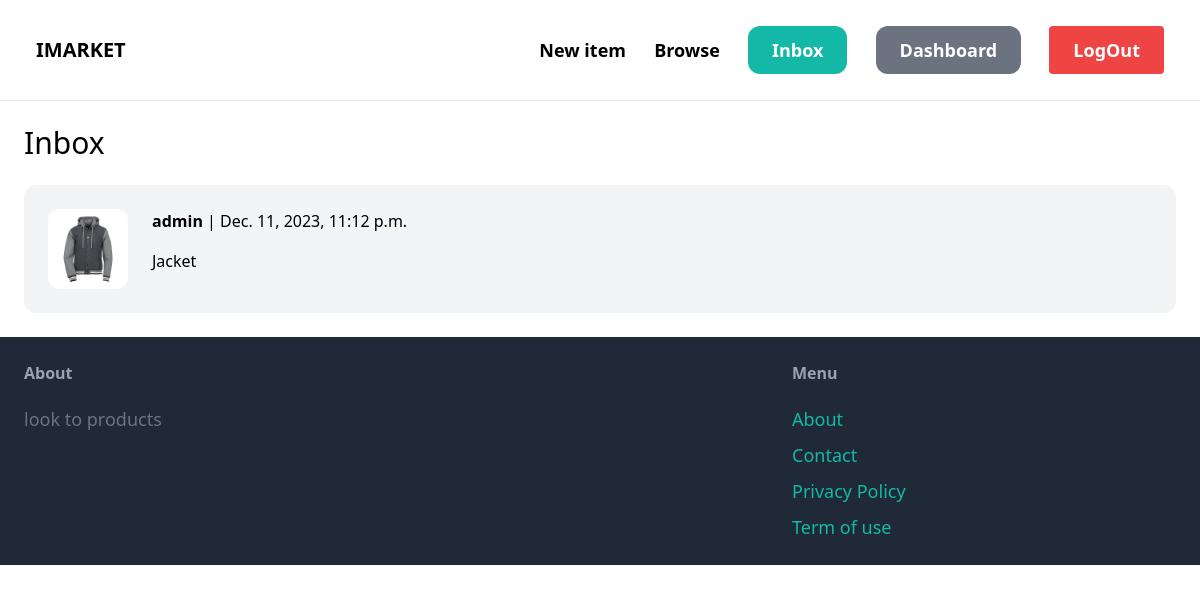
The app's page /inbox/ (signed in), older data.
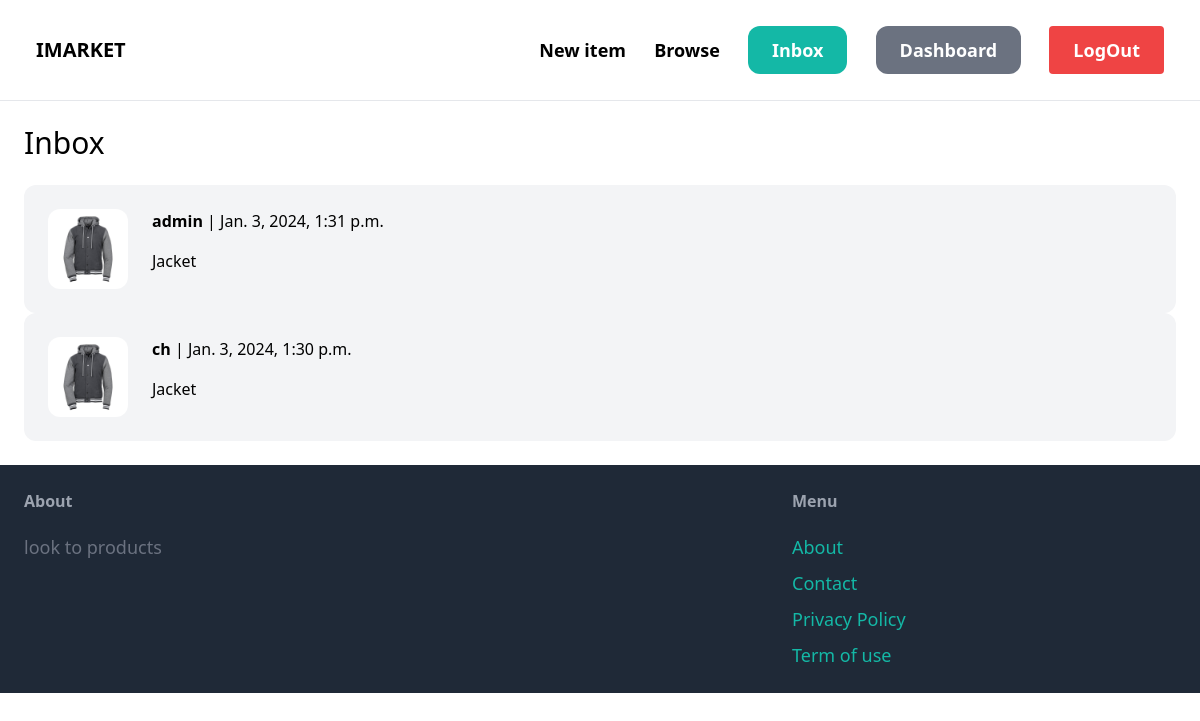
The same page, newer data.
### conversation/models.py (models this page shows)
class Conversation(models.Model):
    item = models.ForeignKey(Item, related_name='conversations', on_delete=models.CASCADE)
    members = models.ManyToManyField(User, related_name='conversations')
    created_at = models.DateTimeField(auto_now_add=True)
    modified_at = models.DateTimeField(auto_now=True)
    class Meta:
        ordering = ('-modified_at',)

### item/models.py (models this page shows, shortened)
class Item(models.Model):
    category = models.ForeignKey(Category, related_name='items', on_delete=models.CASCADE)
    name = models.CharField(max_length=255)
    description = models.TextField(blank=True, null=True)
    price = models.FloatField()
    image = models.ImageField(upload_to='item_images', blank=True, null=True)
    is_sold = models.BooleanField(default=True)
    created_by = models.ForeignKey(User, related_name='items', on_delete=models.CASCADE)
    created_at = models.DateTimeField(auto_now_add=True)

### conversation/views.py (the view)
# urls.py: path('inbox/', include('conversation.urls')),
@login_required
def inbox(request):
    conversations = Conversation.objects.filter(members__in=[request.user.id])
    return render(request, 'conversation/inbox.html', {
        'conversations': conversations
    })

### conversation/templates/conversation/inbox.html (shortened to what this page needs)
{% extends 'core/base.html' %}
{% block content %}
<h1 class="mb-6 text-3xl">Inbox</h1>
<div class="space-y-6">
    {% for conversation in conversations %}
        <a href="{% url 'conversation:detail' conversation.id %}">
            <div class="p-6 flex bg-gray-100 rounded-xl">
                <div class="pr-6">
                    <img src="{{ conversation.item.image.url }}" class="w-20 rounded-xl">
                </div>
                <div>
                    {% for member in conversation.members.all %}
                        {% if member != request.user %}
                            <p class="mb-4"><strong>{{ member.username }}</strong> | {{ conversation.modified_at }}</p>
                            <p>{{ conversation.item.name }}</p>
                        {% endif %}
                    {% endfor %}
                </div>
            </div>
        </a>
    {% endfor %}
</div>
{% endblock %}

### core/templates/core/base.html (shortened to what this page needs)
<!DOCTYPE html>
<html lang="en">
<head>
    <script src="https://cdn.tailwindcss.com"></script>
</head>
<body>
    <nav class="py-9 px-9 flex justify-between items-center border-b border-gray-200">
        <a href="/" class="text-xl font-semibold">IMARKET</a>
        <div class="space-x-6">
            <a href=" {% url 'item:new' %}" class="text-lg font-semibold hover:text-gray-500" >New item</a>
            <a href=" {% url 'item:items' %} " class="text-lg font-semibold hover:text-gray-500" >Browse</a>
            {% if request.user.is_authenticated %}
            <a href="{% url 'conversation:inbox' %}" class="px-6 py-3 text-lg font-semibold bg-teal-500 text-white rounded-xl hover:bg-teal-700">Inbox</a>
            <a href=" {% url 'dashboard:index' %} " class="px-6 py-3 text-lg font-semibold bg-gray-500 text-white rounded-xl hover:bg-gray-700">Dashboard</a>
            <a href="{% url 'core:custom_logout' %}" class="px-6 py-3 text-lg font-semibold bg-red-500 text-white rounded hover:bg-red-700">LogOut</a>
            {% else %}
            <a href=" {% url 'core:signup' %} " class="px-6 py-3 text-lg font-semibold bg-teal-500 text-white rounded-xl hover:bg-teal-700">Sign Up</a>
            <a href=" {% url 'core:login' %} " class="px-6 py-3 text-lg font-semibold bg-gray-500 text-white rounded-xl hover:bg-gray-700">Log in</a>
            {% endif %}
        </div>
    </nav>
    <div class="px-6 py-6">
      {% block content %}
      {% endblock %}
    </div>
    <footer class="py-6 px-6 flex justify-between bg-gray-800">
        <div class="w-2/3 pr-10">
            <h3 class="mb-5 font-semibold text-gray-400">About</h3>
            <p class="text-lg text-gray-500">look to products</p>
        </div>
        <div class="w-1/3">
            <h3 class="mb-5 font-semibold text-gray-400">Menu</h3>
            <ul class="space-y-2">
                <li><a href="#" class="text-lg text-teal-500 hover:text-teal-700">About</a></li>
                <li><a href="{% url 'core:contact' %}" class="text-lg text-teal-500 hover:text-teal-700">Contact</a></li>
                <li><a href="#" class="text-lg text-teal-500 hover:text-teal-700">Privacy Policy</a></li>
                <li><a href="#" class="text-lg text-teal-500 hover:text-teal-700">Term of use</a></li>
            </ul>
        </div>
    </footer>
</body>
</html>

Row changes from the older to the newer data that the page shows:
changed Conversation: modified_at "Dec. 11, 2023, 11:12 p.m." → "Jan. 3, 2024, 1:31 p.m."
added Conversation: item.image (picture), modified_at "Jan. 3, 2024, 1:30 p.m.", item.name "Jacket"
